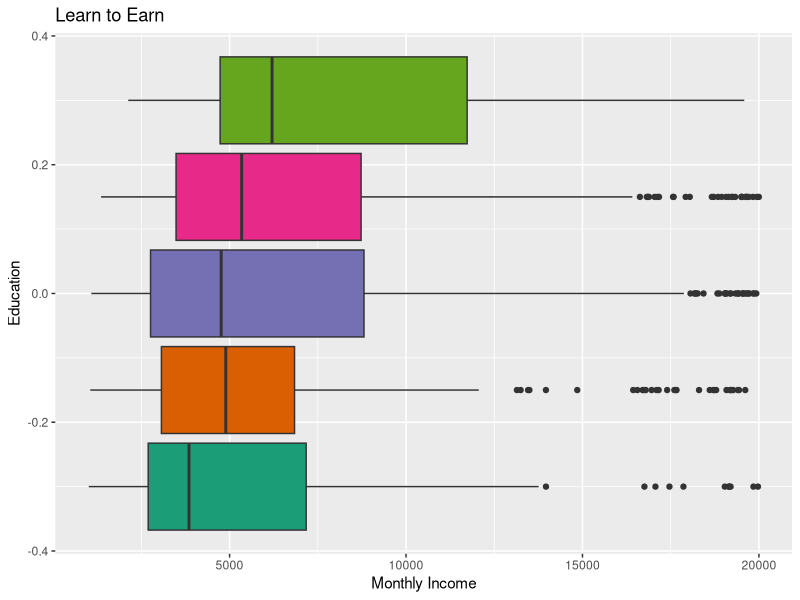
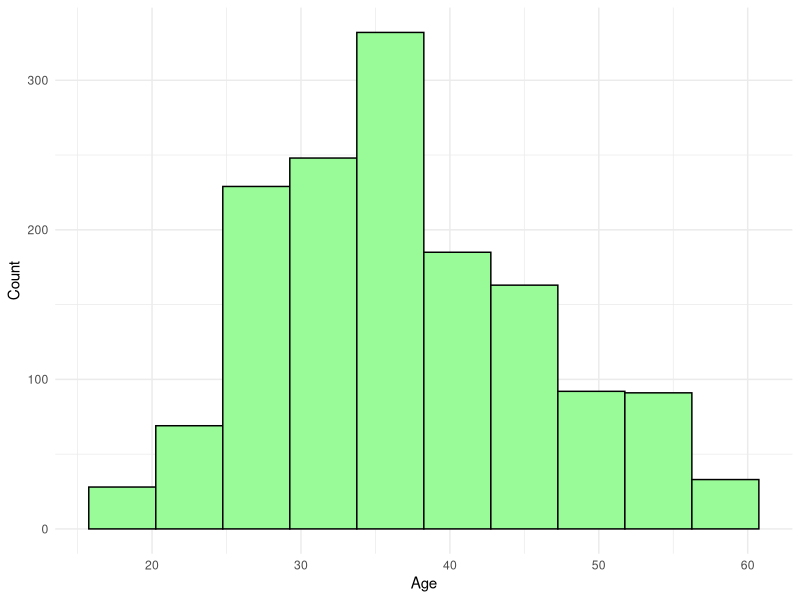
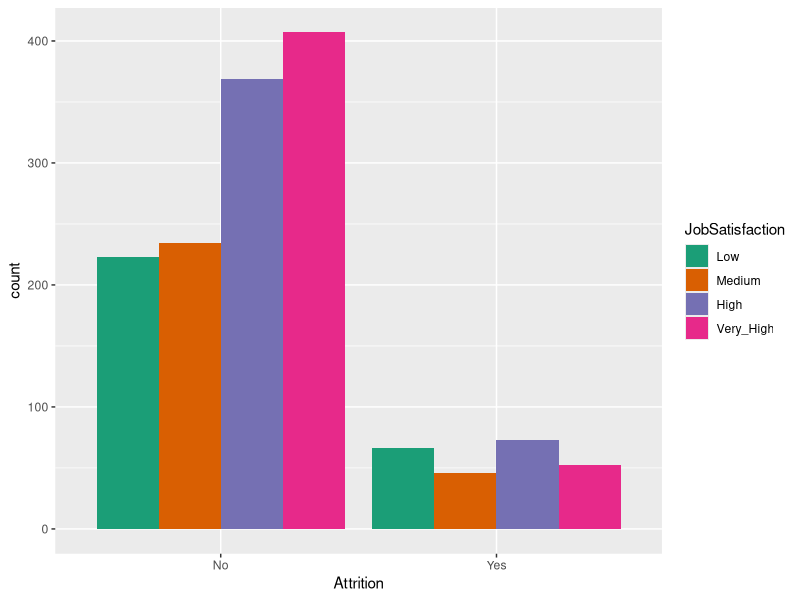
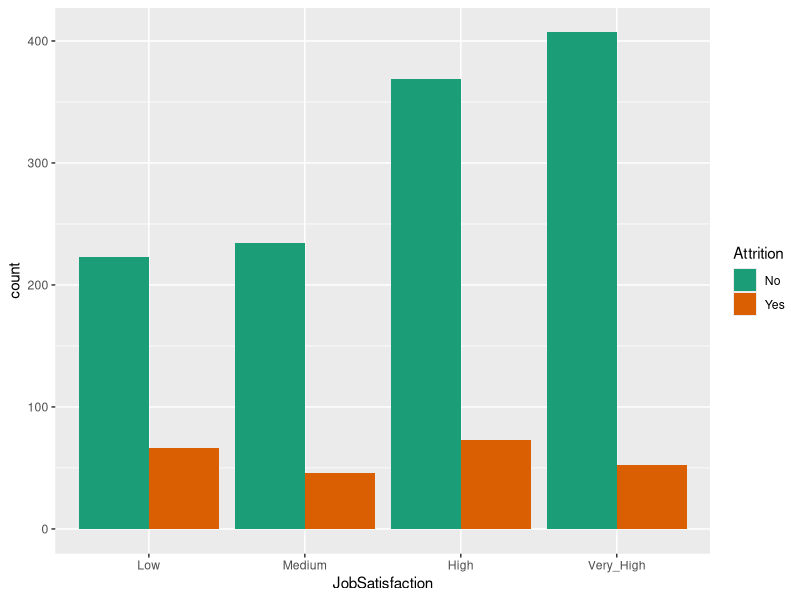

R code for these plots, in order:
library(tidyverse)
library(modeldata)


glimpse(attrition)

ggplot(attrition, 
       aes( x = MonthlyIncome,
            fill = Education,)) +
  geom_boxplot() +
  labs(x = "Monthly Income",
       y = "Education",
       title = "Learn to Earn") +
  scale_fill_brewer(palette = "Dark2")+
  theme(legend.position = "none")




ggplot(attrition, 
       aes(x = Age)) +
  geom_histogram(binwidth = 4.5,
                 color = "black",
                 fill = "palegreen") +
  labs(x = "Age",
       y = "Count") + 
  theme_minimal()



ggplot(attrition, aes(fill = JobSatisfaction,
                     x = Attrition )) + 
  geom_bar(position = "dodge") + 
  scale_fill_brewer(palette = "Dark2")


ggplot(attrition, aes(fill = Attrition,
                      x = JobSatisfaction)) + 
  geom_bar(position = "dodge") + 
  scale_fill_brewer(palette = "Dark2")
